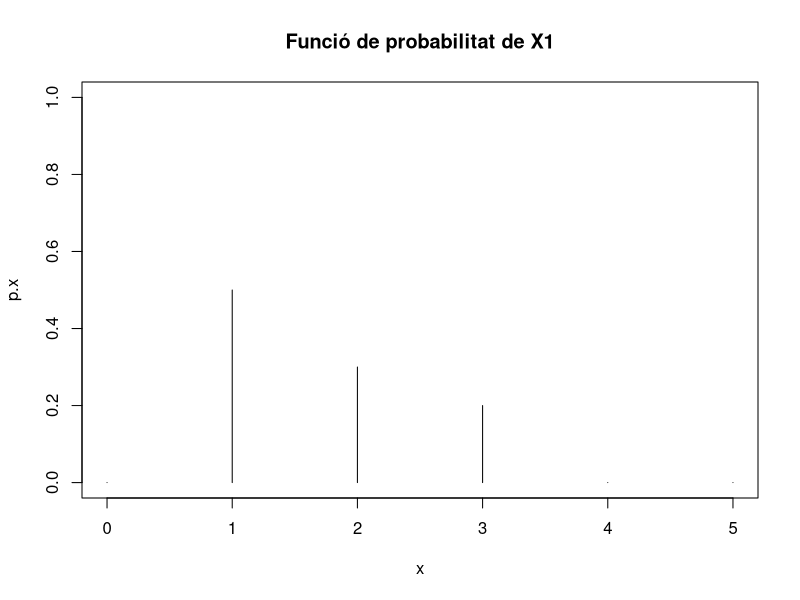
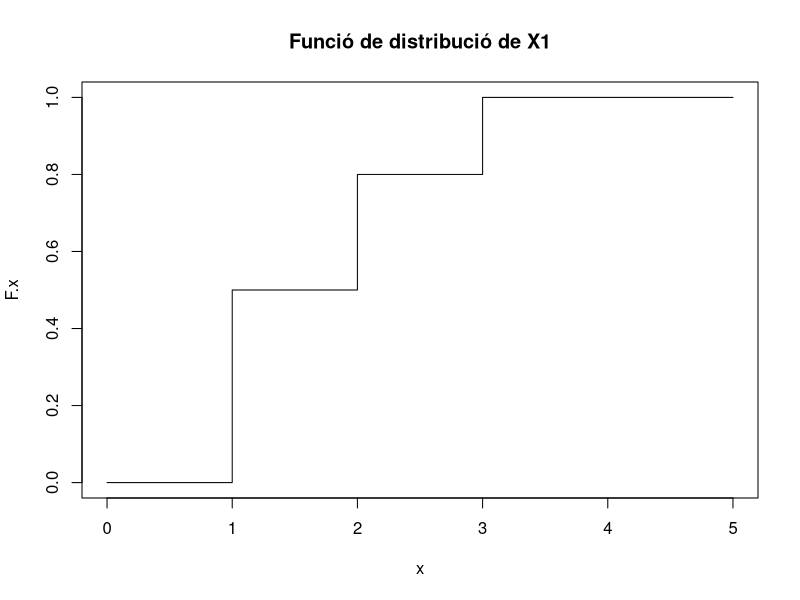
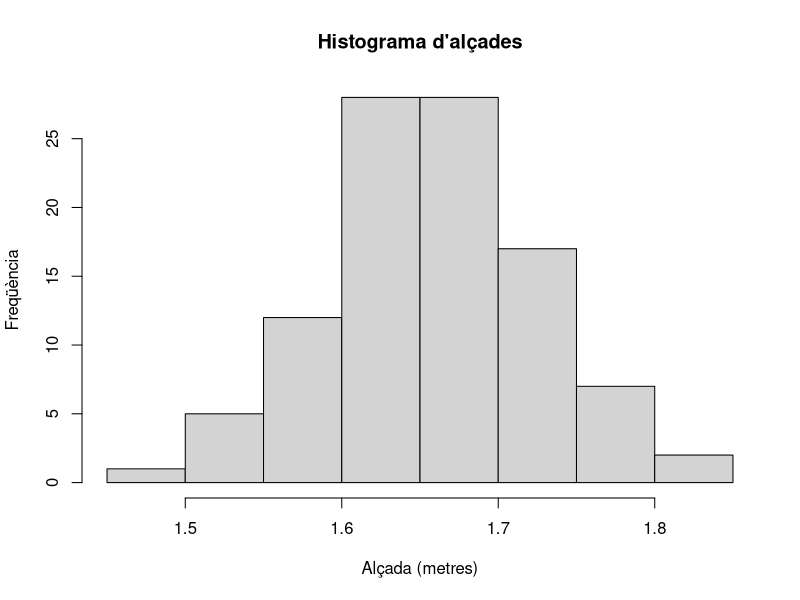
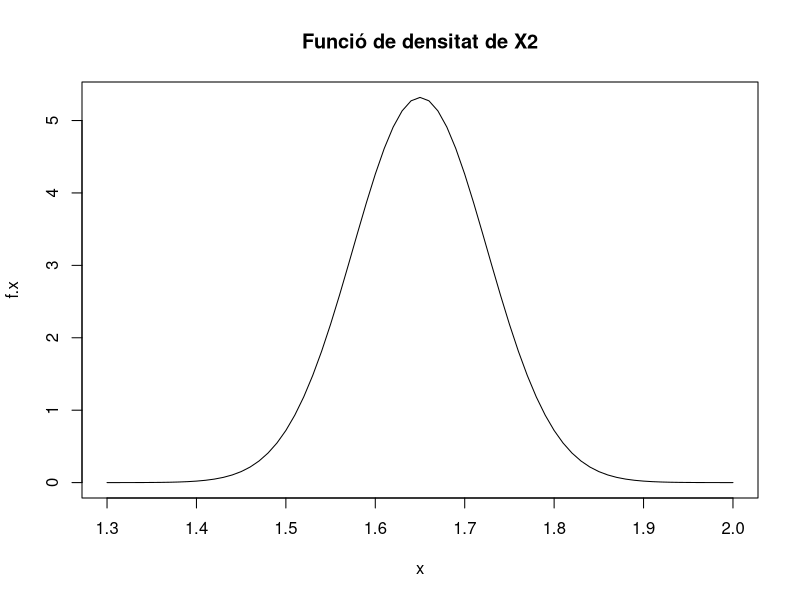
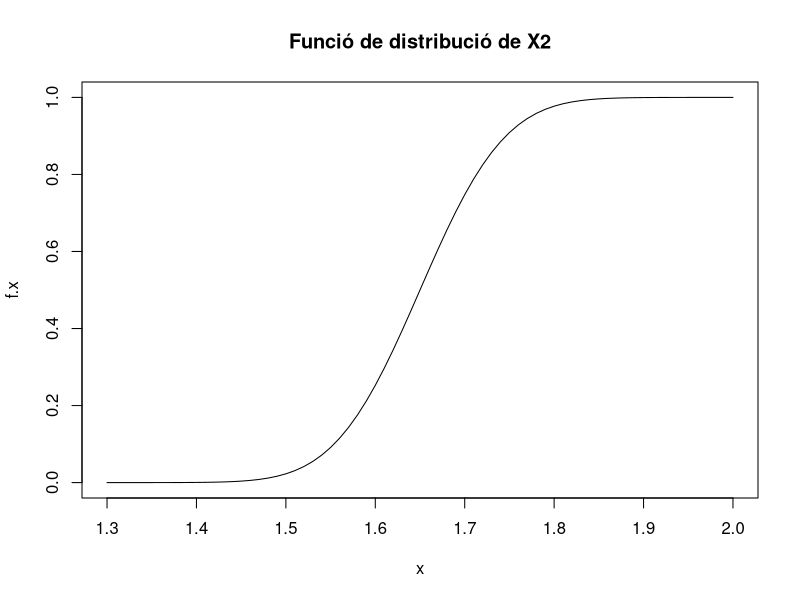

Reproduce these figures in R, in order.
## ---- chunk 1
num_var <- c(1, 2.5, 4.5)
# Utilitzant el sufix L, el valor es guarda com un enter enlloc d'un numeric
int_var <- c(1L, 6L, 10L)
# S'utilitza TRUE i FALSE (o T i F) per creat valors lògics
log_var <- c(TRUE, FALSE, T, F)
chr_var <- c("these are", "some strings")
## ---- chunk 2
c(1, c(2, c(3, 4)))
# the same as
c(1, 2, 3, 4)
## ---- chunk 3
int_var <- c(1L, 6L, 10L)
typeof(int_var)
is.integer(int_var)
is.atomic(int_var)

dbl_var <- c(1, 2.5, 4.5)
typeof(dbl_var)
is.double(dbl_var)
is.atomic(dbl_var)
## ---- chunk 4
is.numeric(int_var)
is.numeric(dbl_var)
## ---- chunk 5
str(c("a", 1))
## ---- chunk 6
x <- c(FALSE, FALSE, TRUE)
as.numeric(x)

# Nombre total TRUEs
sum(x)

# Proporció de TRUE
mean(x)
## ---- chunk 7
x <- list(1:3, "a", c(TRUE, FALSE, TRUE), c(2.3, 5.9))
str(x)
## ---- chunk 8
x <- list(list(list(list())))
str(x)
## ---- chunk 9
x <- list(list(1, 2), c(3, 4))
y <- c(list(1, 2), c(3, 4))
str(x)
str(y)
## ---- chunk 10
is.list(mtcars)

mod <- lm(mpg ~ wt, data = mtcars)
is.list(mod)
## ---- chunk 11
# Es defineix una funció g que aplica a una funció f
g <- function(f, x) f(x, x^2) 

g(function(x,y){
    x+y
  }, 10)
## ---- chunk 12
X1 <- function(color){
  valor <- NA
  if( color == "brown") valor = 1
  if( color == "green") valor = 2
  if( color == "blue") valor = 3
  valor
}
## ---- chunk 13
mostra <- sample( x = c("brown", "green", "blue"), size = 100, replace = TRUE, prob = c(0.5, 0.3, 0.2))
## ---- chunk 14
set.seed(1) # ens assegurem que tots tenim la mateixa llavor
mostra <- sample( x = c("brown", "green", "blue"), size = 100, replace = TRUE, prob = c(0.5, 0.3, 0.2))
## ---- chunk 15
table(mostra)
## ---- chunk 16
table(mostra) / length(mostra)
## ---- chunk 17
p <- function(x){
  prob <- rep(0, length(x))
  prob[x == 1] <- 0.5
  prob[x == 2] <- 0.3
  prob[x == 3] <- 0.2
  prob
}
## ---- chunk 18
x <- 0:5
df.p <- data.frame('x' = x, 'p.x' = p(x))
plot(df.p, type='h', ylim = c(0, 1), main = "Funció de probabilitat de X1")
## ---- chunk 19
x <- 0:5
df.F <- data.frame('x' = x, 'F.x' = cumsum(p(x)))
plot(df.F, type='s', ylim = c(0, 1), main = "Funció de distribució de X1")
## ---- chunk 20
set.seed(1)
alcades <- rnorm(n = 100, mean = 1.65, sd = 0.075)
## ---- chunk 21
summary(alcades)
## ---- chunk 22
hist(alcades, main='Histograma d\'alçades', xlab='Alçada (metres)', ylab='Freqüència')
## ---- chunk 23
x = seq(from = 1.3, to = 2, by = 0.01)
df.f = data.frame('x' = x, 'f.x' = dnorm(x, mean = 1.65, sd = 0.075))
plot(df.f, type='l', main = 'Funció de densitat de X2')
## ---- chunk 24
x = seq(from = 1.3, to = 2, by = 0.01)
df.F = data.frame('x' = x, 'f.x' = pnorm(x, mean = 1.65, sd = 0.075))
plot(df.F, type='l', main = 'Funció de distribució de X2')
## ---- chunk 25
set.seed(1)
mu = runif(1, min = 10, max = 20)
desv = runif(1, min = 0, max = 2)
